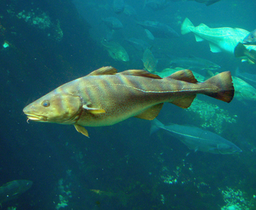
#> input picture weston_millar_ps3/code/fish.bmp, 256 x 210 px, shrunk from 375 x 307 before the run
$ python weston_millar_ps3.py   (Python 2 division)   (older library calls are emulated)
#> lines starting #> are read from the running program, lines starting #| are printed output that depends on the picture
#!/usr/bin/env python2
# -*- coding: utf-8 -*-
"""
Created on Fri Oct 13 20:21:41 2017

@author: westonmillar
"""

import numpy as np#,sys
#import cv2
import matplotlib.pyplot as plt
#import scipy
from scipy import misc#, ndimage
# [4 lines of commented-out code are left out]

def cross_correlation_2d(im,k):
    kx,ky=k.shape
    k2=kx*ky
    kx2,ky2=kx/2,ky/2
    karray=np.ravel(k)
    blank=np.zeros(im.shape)
    if im.ndim==3:
        ix,iy,colors=im.shape
    else:
        colors=1
        ix,iy=im.shape
    zeropad=np.zeros((ix+kx-1,iy+ky-1,colors))
    zeropad[kx2:kx2+ix,ky2:ky2+iy]=im
    for x in xrange(iy):
        for y in xrange(ix):
            channels=np.reshape(zeropad[y:y+kx,x:x+ky],(k2,colors))
            blank[y,x]=np.dot(karray,channels)
    #plt.imshow(blank)
    return blank

def convolve_2d(im,k):
    c2d=cross_correlation_2d(im,k)
    #plt.imshow(c2d)
    return c2d

def gaussian_blur_kernel_2d(w,h):
    w=int(w)
    h=int(h)
    x,y=np.mgrid[-w:w+1,-h:h+1]
    k=np.exp(-(x**2/float(w)+y**2/float(h)))/np.exp(-(x**2/float(w)+y**2/float(h))).sum()
    #plt.imshow(kernel)
    return k

def low_pass(im,slo):
    lp=convolve_2d(im,gaussian_blur_kernel_2d(slo,slo))
    #plt.imshow(lp)
    #misc.imsave('lopass.png',lp)
    return lp

def high_pass(im,shi):
    hp=im-low_pass(im,shi)
    #plt.imshow(hp)
    #misc.imsave('hipass.png',hp)
    return hp


# [23 lines of commented-out code are left out]

iminput1=raw_input('Image to blur (with extension):')
#> the answer given: fish.bmp
iminput2=raw_input('Image to sharpen (with extension):')
#> the answer given: submarine.bmp
lo=int(input('Low-pass filter size:'))#13
#> the answer given: 100
hi=int(input('High-pass filter size:'))#5
#> the answer given: 100
balance=float(input('Image balance (between 0 and 1):'))#0.7
#> the answer given: 1

im1=misc.imread(iminput1).astype(np.float32)/255.0
im2=misc.imread(iminput2).astype(np.float32)/255.0
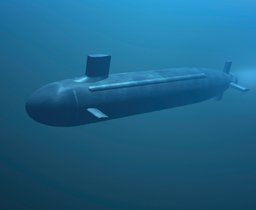
#> input picture weston_millar_ps3/code/submarine.bmp, 256 x 210 px, shrunk from 375 x 307 before the run
lp=low_pass(im1,lo)*2*(1-balance)
#> in cross_correlation_2d, `karray=np.ravel(k)`:
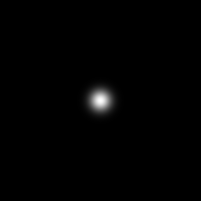
#> k: shape (201, 201) float64; min 4.41e-90, max 0.00318, mean 2.48e-05; drawn with min black and max white
#> after the loop in cross_correlation_2d, `for x in xrange(iy):`:
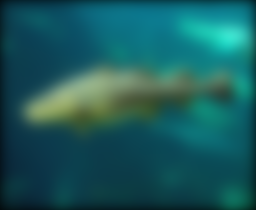
#> blank: shape (210, 256, 3) float64; mean R, G, B 0.104, 0.358, 0.367
#> lp: shape (210, 256, 3) float64; every value is 0
hp=high_pass(im2,hi)*2*balance
#> in cross_correlation_2d (call 2), `zeropad[kx2:kx2+ix,ky2:ky2+iy]=im`:
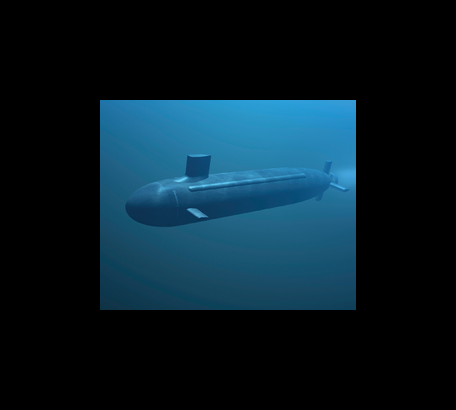
#> zeropad: shape (410, 456, 3) float64; mean R, G, B 0.0331, 0.112, 0.154
#> after the loop in cross_correlation_2d (call 2), `for x in xrange(iy):`:
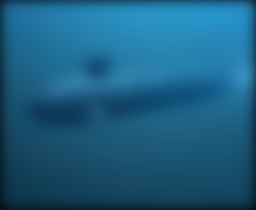
#> blank: shape (210, 256, 3) float64; mean R, G, B 0.11, 0.372, 0.508
#> in high_pass, `hp=im-low_pass(im,shi)`:
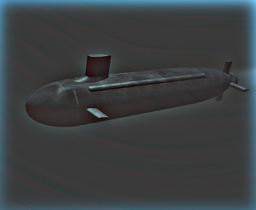
#> hp: shape (210, 256, 3) float64; mean R, G, B 0.00541, 0.0191, 0.0263; drawn with min black and max white
hybrid=((lp+hp)*255).clip(0,255).astype(np.uint8)
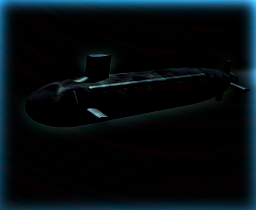
#> hybrid: shape (210, 256, 3); mean R, G, B 4.9, 12.2, 16
plt.imshow(hybrid)
#misc.imsave('subfish.png',hybrid)
